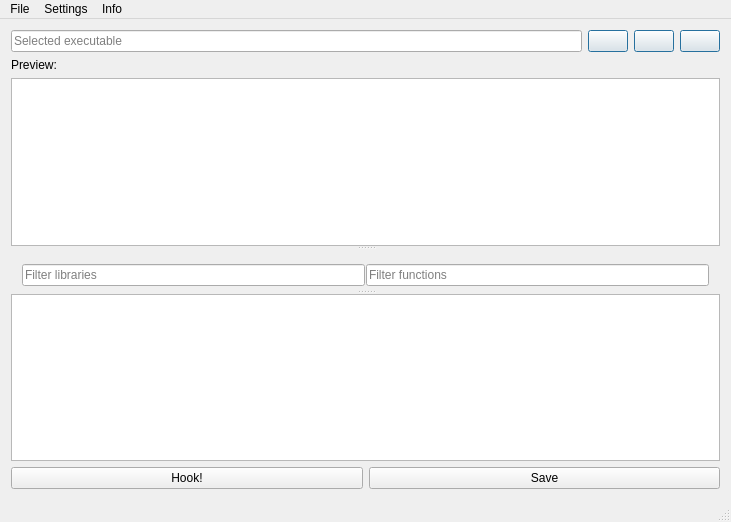
<?xml version="1.0" encoding="UTF-8"?>
<ui version="4.0">
 <author>hasherezade</author>
 <class>MainWindow</class>
 <widget class="QMainWindow" name="MainWindow">
  <property name="windowModality">
   <enum>Qt::ApplicationModal</enum>
  </property>
  <property name="geometry">
   <rect>
    <x>0</x>
    <y>0</y>
    <width>731</width>
    <height>522</height>
   </rect>
  </property>
  <property name="minimumSize">
   <size>
    <width>100</width>
    <height>300</height>
   </size>
  </property>
  <property name="focusPolicy">
   <enum>Qt::StrongFocus</enum>
  </property>
  <property name="windowTitle">
   <string>IAT Patcher v 0.3.2</string>
  </property>
  <property name="windowIcon">
   <iconset resource="application.qrc">
    <normaloff>:/favicon.ico</normaloff>:/favicon.ico</iconset>
  </property>
  <property name="windowOpacity">
   <double>1.000000000000000</double>
  </property>
  <property name="layoutDirection">
   <enum>Qt::LeftToRight</enum>
  </property>
  <property name="autoFillBackground">
   <bool>true</bool>
  </property>
  <property name="tabShape">
   <enum>QTabWidget::Rounded</enum>
  </property>
  <widget class="QWidget" name="centralWidget">
   <layout class="QGridLayout" name="gridLayout">
    <item row="0" column="0">
     <layout class="QVBoxLayout" name="verticalLayout">
      <property name="sizeConstraint">
       <enum>QLayout::SetMinAndMaxSize</enum>
      </property>
      <item>
       <layout class="QHBoxLayout" name="horizontalLayout_2">
        <item>
         <widget class="QLineEdit" name="fileEdit">
          <property name="readOnly">
           <bool>true</bool>
          </property>
          <property name="placeholderText">
           <string>Selected executable</string>
          </property>
         </widget>
        </item>
        <item>
         <widget class="QPushButton" name="pushButton">
          <property name="sizePolicy">
           <sizepolicy hsizetype="Fixed" vsizetype="Fixed">
            <horstretch>0</horstretch>
            <verstretch>0</verstretch>
           </sizepolicy>
          </property>
          <property name="toolTip">
           <string>Open file</string>
          </property>
          <property name="text">
           <string/>
          </property>
          <property name="icon">
           <iconset resource="application.qrc">
            <normaloff>:/icons/open2.ico</normaloff>:/icons/open2.ico</iconset>
          </property>
          <property name="iconSize">
           <size>
            <width>24</width>
            <height>24</height>
           </size>
          </property>
          <property name="default">
           <bool>true</bool>
          </property>
          <property name="flat">
           <bool>false</bool>
          </property>
         </widget>
        </item>
        <item>
         <widget class="QPushButton" name="reloadButton">
          <property name="sizePolicy">
           <sizepolicy hsizetype="Fixed" vsizetype="Fixed">
            <horstretch>0</horstretch>
            <verstretch>0</verstretch>
           </sizepolicy>
          </property>
          <property name="toolTip">
           <string>Reload all</string>
          </property>
          <property name="text">
           <string/>
          </property>
          <property name="icon">
           <iconset resource="application.qrc">
            <normaloff>:/icons/reload.ico</normaloff>:/icons/reload.ico</iconset>
          </property>
          <property name="iconSize">
           <size>
            <width>24</width>
            <height>24</height>
           </size>
          </property>
          <property name="default">
           <bool>true</bool>
          </property>
          <property name="flat">
           <bool>false</bool>
          </property>
         </widget>
        </item>
        <item>
         <widget class="QPushButton" name="clearAllButton">
          <property name="sizePolicy">
           <sizepolicy hsizetype="Fixed" vsizetype="Fixed">
            <horstretch>0</horstretch>
            <verstretch>0</verstretch>
           </sizepolicy>
          </property>
          <property name="toolTip">
           <string>Unload all</string>
          </property>
          <property name="text">
           <string/>
          </property>
          <property name="icon">
           <iconset resource="application.qrc">
            <normaloff>:/icons/DeleteAll.ico</normaloff>:/icons/DeleteAll.ico</iconset>
          </property>
          <property name="iconSize">
           <size>
            <width>24</width>
            <height>24</height>
           </size>
          </property>
          <property name="default">
           <bool>true</bool>
          </property>
          <property name="flat">
           <bool>false</bool>
          </property>
         </widget>
        </item>
       </layout>
      </item>
      <item>
       <widget class="QLabel" name="label_2">
        <property name="text">
         <string>Preview:</string>
        </property>
       </widget>
      </item>
      <item>
       <widget class="QSplitter" name="splitter_2">
        <property name="orientation">
         <enum>Qt::Vertical</enum>
        </property>
        <widget class="QTableView" name="outputTable">
         <property name="enabled">
          <bool>true</bool>
         </property>
         <property name="sizePolicy">
          <sizepolicy hsizetype="Preferred" vsizetype="Preferred">
           <horstretch>0</horstretch>
           <verstretch>0</verstretch>
          </sizepolicy>
         </property>
         <property name="autoFillBackground">
          <bool>true</bool>
         </property>
         <property name="frameShape">
          <enum>QFrame::StyledPanel</enum>
         </property>
         <property name="alternatingRowColors">
          <bool>true</bool>
         </property>
         <property name="sortingEnabled">
          <bool>true</bool>
         </property>
         <attribute name="horizontalHeaderStretchLastSection">
          <bool>true</bool>
         </attribute>
        </widget>
        <widget class="QFrame" name="frame">
         <property name="sizePolicy">
          <sizepolicy hsizetype="Preferred" vsizetype="Fixed">
           <horstretch>0</horstretch>
           <verstretch>0</verstretch>
          </sizepolicy>
         </property>
         <property name="minimumSize">
          <size>
           <width>0</width>
           <height>40</height>
          </size>
         </property>
         <property name="maximumSize">
          <size>
           <width>16777215</width>
           <height>38</height>
          </size>
         </property>
         <layout class="QHBoxLayout" name="horizontalLayout_4">
          <property name="spacing">
           <number>1</number>
          </property>
          <property name="bottomMargin">
           <number>1</number>
          </property>
          <item>
           <widget class="QLineEdit" name="filterLibEdit">
            <property name="sizePolicy">
             <sizepolicy hsizetype="Preferred" vsizetype="Fixed">
              <horstretch>0</horstretch>
              <verstretch>0</verstretch>
             </sizepolicy>
            </property>
            <property name="acceptDrops">
             <bool>false</bool>
            </property>
            <property name="readOnly">
             <bool>false</bool>
            </property>
            <property name="placeholderText">
             <string>Filter libraries</string>
            </property>
           </widget>
          </item>
          <item>
           <widget class="QLineEdit" name="filterProcEdit">
            <property name="sizePolicy">
             <sizepolicy hsizetype="Preferred" vsizetype="Fixed">
              <horstretch>0</horstretch>
              <verstretch>0</verstretch>
             </sizepolicy>
            </property>
            <property name="readOnly">
             <bool>false</bool>
            </property>
            <property name="placeholderText">
             <string>Filter functions</string>
            </property>
           </widget>
          </item>
         </layout>
        </widget>
        <widget class="QTableView" name="importsTable">
         <property name="sizePolicy">
          <sizepolicy hsizetype="Preferred" vsizetype="Maximum">
           <horstretch>0</horstretch>
           <verstretch>0</verstretch>
          </sizepolicy>
         </property>
         <property name="layoutDirection">
          <enum>Qt::LeftToRight</enum>
         </property>
         <property name="autoFillBackground">
          <bool>true</bool>
         </property>
         <property name="alternatingRowColors">
          <bool>true</bool>
         </property>
         <attribute name="horizontalHeaderStretchLastSection">
          <bool>true</bool>
         </attribute>
        </widget>
       </widget>
      </item>
      <item>
       <layout class="QVBoxLayout" name="verticalLayout_2"/>
      </item>
      <item>
       <layout class="QHBoxLayout" name="horizontalLayout_3">
        <item>
         <widget class="QPushButton" name="hookButton">
          <property name="text">
           <string>Hook!</string>
          </property>
         </widget>
        </item>
        <item>
         <widget class="QPushButton" name="saveButton">
          <property name="text">
           <string>Save</string>
          </property>
         </widget>
        </item>
       </layout>
      </item>
     </layout>
    </item>
   </layout>
  </widget>
  <widget class="QMenuBar" name="menuBar">
   <property name="geometry">
    <rect>
     <x>0</x>
     <y>0</y>
     <width>731</width>
     <height>21</height>
    </rect>
   </property>
   <widget class="QMenu" name="menuAbout">
    <property name="title">
     <string>Info</string>
    </property>
    <addaction name="actionAbout"/>
   </widget>
   <widget class="QMenu" name="menuSettings">
    <property name="title">
     <string>Settings</string>
    </property>
    <addaction name="actionAdd_new_section"/>
    <addaction name="actionAdd_imports"/>
   </widget>
   <widget class="QMenu" name="menuFile">
    <property name="title">
     <string>File</string>
    </property>
   </widget>
   <addaction name="menuFile"/>
   <addaction name="menuSettings"/>
   <addaction name="menuAbout"/>
  </widget>
  <widget class="QStatusBar" name="statusBar"/>
  <action name="actionAbout">
   <property name="text">
    <string>About</string>
   </property>
  </action>
  <action name="actionAdd_new_section">
   <property name="checkable">
    <bool>true</bool>
   </property>
   <property name="checked">
    <bool>true</bool>
   </property>
   <property name="text">
    <string>Add new section</string>
   </property>
  </action>
  <action name="actionAdd_imports">
   <property name="checkable">
    <bool>true</bool>
   </property>
   <property name="checked">
    <bool>true</bool>
   </property>
   <property name="text">
    <string>Reuse imports</string>
   </property>
  </action>
  <action name="actionOpen">
   <property name="text">
    <string>Open PE</string>
   </property>
  </action>
  <action name="actionSave_as">
   <property name="text">
    <string>Save PE as..</string>
   </property>
  </action>
  <action name="action">
   <property name="text">
    <string>-</string>
   </property>
  </action>
  <action name="actionOpen_hooking_schema">
   <property name="text">
    <string>Open hooking schema</string>
   </property>
  </action>
  <action name="actionSave_hooking_schema">
   <property name="text">
    <string>Save hooking schema</string>
   </property>
  </action>
 </widget>
 <layoutdefault spacing="6" margin="11"/>
 <resources>
  <include location="application.qrc"/>
 </resources>
 <connections/>
 <designerdata>
  <property name="gridDeltaX">
   <number>10</number>
  </property>
  <property name="gridDeltaY">
   <number>10</number>
  </property>
  <property name="gridSnapX">
   <bool>true</bool>
  </property>
  <property name="gridSnapY">
   <bool>true</bool>
  </property>
  <property name="gridVisible">
   <bool>true</bool>
  </property>
 </designerdata>
</ui>
